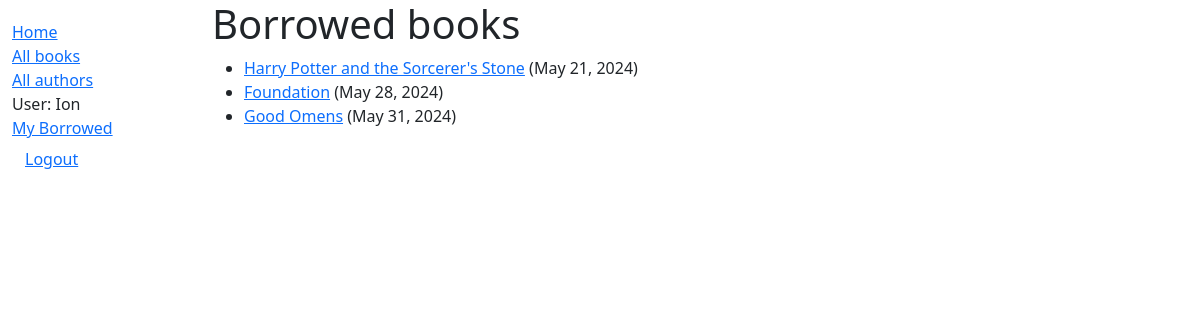
/catalog/mybooks/ (signed in), run on the app's committed database.
### catalog/models.py (models this page shows, shortened)
class BookInstance(models.Model):
    id = models.UUIDField(primary_key=True, default=uuid.uuid4, help_text="Unique ID for this particular book across whole library")
    book = models.ForeignKey('Book', on_delete=models.RESTRICT, null=True)
    imprint = models.CharField(max_length=200)
    due_back = models.DateField(null=True, blank=True)
    borrower = models.ForeignKey(settings.AUTH_USER_MODEL, on_delete=models.SET_NULL, null=True, blank=True)
    @property
    def is_overdue(self):
        return bool(self.due_back and date.today() > self.due_back)
    LOAN_STATUS = (
        ('m', 'Maintenance'),
        ('o', 'On loan'),
        ('a', 'Available'),
        ('r', 'Reserved'),
    )
    status = models.CharField(
        max_length=1,
        choices=LOAN_STATUS,
        blank=True,
        default='m',
        help_text='Book availability'
    )
    class Meta:
        ordering = ['due_back']
        permissions = (("can_maark_returned", "Set book as returned"),)

class Book(models.Model):
    title = models.CharField(max_length=200)
    author = models.ForeignKey('Author', on_delete=models.RESTRICT, null=True)
    summary = models.TextField(
        max_length=1000, help_text="Enter a brief description of the book")
    isbn = models.CharField('ISBN', max_length=13, unique=True, help_text='13 Character <a href="https://www.isbn-international.org/content/what-isbn">ISBN number</a>')
    genre = models.ManyToManyField(Genre, help_text="Select a genre for this book")
    def display_genre(self):
        """Create a string for the Genre. This is required to display genre in Admin."""
        return ', '.join([genre.name for genre in self.genre.all()[:3]])
    display_genre.short_description = 'Genre'

### catalog/views.py (the view)
# urls.py: path('mybooks/', views.LoanedBooksByUserListView.as_view(), name='my-borrowed'),
class LoanedBooksByUserListView(LoginRequiredMixin, generic.ListView):
    model = BookInstance
    template_name = 'catalog/bookinstance_list_borrowed_user.html'
    paginate_by = 10
    def get_queryset(self):
        return (
            BookInstance.objects.filter(borrower=self.request.user)
            .filter(status__exact='o')
            .order_by('due_back')
        )

### catalog/templates/catalog/bookinstance_list_borrowed_user.html
{% extends "base_generic.html" %}
{% block content %}
    <h1>Borrowed books</h1>
    {% if bookinstance_list %}
    <ul>
      {% for bookinst in bookinstance_list %}
      <li class="{% if bookinst.is_overdue %}text-danger{% endif %}">
        <a href="{% url 'book-detail' bookinst.book.pk %}">{{ bookinst.book.title }}</a> ({{ bookinst.due_back }})
      </li>
      {% endfor %}
    </ul>
    {% else %}
      <p>There are no books borrowed.</p>
    {% endif %}
{% endblock %}

### catalog/templates/base_generic.html (shortened to what this page needs)
<!DOCTYPE html>
<html lang="en">
  <head>
    <link href="https://cdn.jsdelivr.net/npm/bootstrap@5.3.3/dist/css/bootstrap.min.css"
      rel="stylesheet"
>
    {% load static %}
    <link rel="stylesheet" href="{% static 'css/styles.css' %}" />
  </head>
  <body>
    <div class="container-fluid">
      <div class="row">
        <div class="col-sm-2">
          {% block sidebar %}
            <ul class="sidebar-nav">
              <li><a href="{% url 'index' %}">Home</a></li>
              <li><a href="{% url 'books' %}">All books</a></li>
              <li><a href="{% url 'authors' %}">All authors</a></li>
              {% if user.is_authenticated %}
                <li>User: {{ user.get_username }}</li>
                <li>
                  <li><a href="{% url 'my-borrowed' %}">My Borrowed</a></li>
                  <form id="logout-form" method="post" action="{% url 'logout' %}">
                    <button type="submit" class="btn btn-link">Logout</button>
                  </form>
                </li>
              {% else %}
                <li><a href="{% url 'login' %}?next={{ request.path }}">Login</a></li>
              {% endif %}
            </ul>
          {% endblock %}
        </div>
        <div class="col-sm-10 ">
          {% block content %}{% endblock %}
        </div>
      </div>
    </div>
  </body>
</html>

### catalog/static/css/styles.css (style rules this page uses)
.sidebar-nav { margin-top: 20px; padding: 0; list-style: none; }
#logout-form { display: inline; }

### data on the page
BookInstance: book "Harry Potter and the Sorcerer's Stone", due_back "May 21, 2024"
BookInstance: book "Foundation", due_back "May 28, 2024"
BookInstance: book "Good Omens", due_back "May 31, 2024"

### other printed values
{{ user.get_username }} "Ion"
